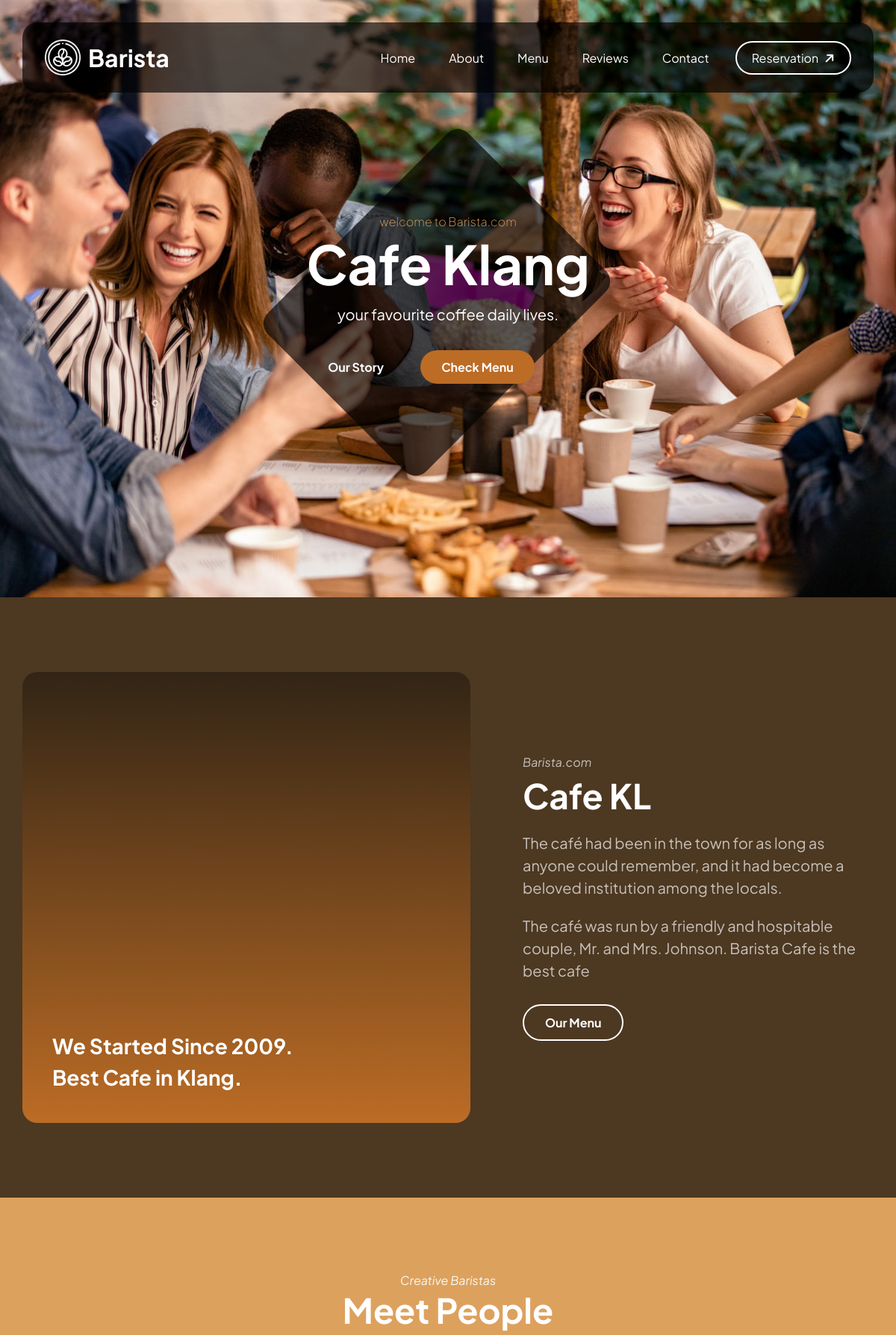
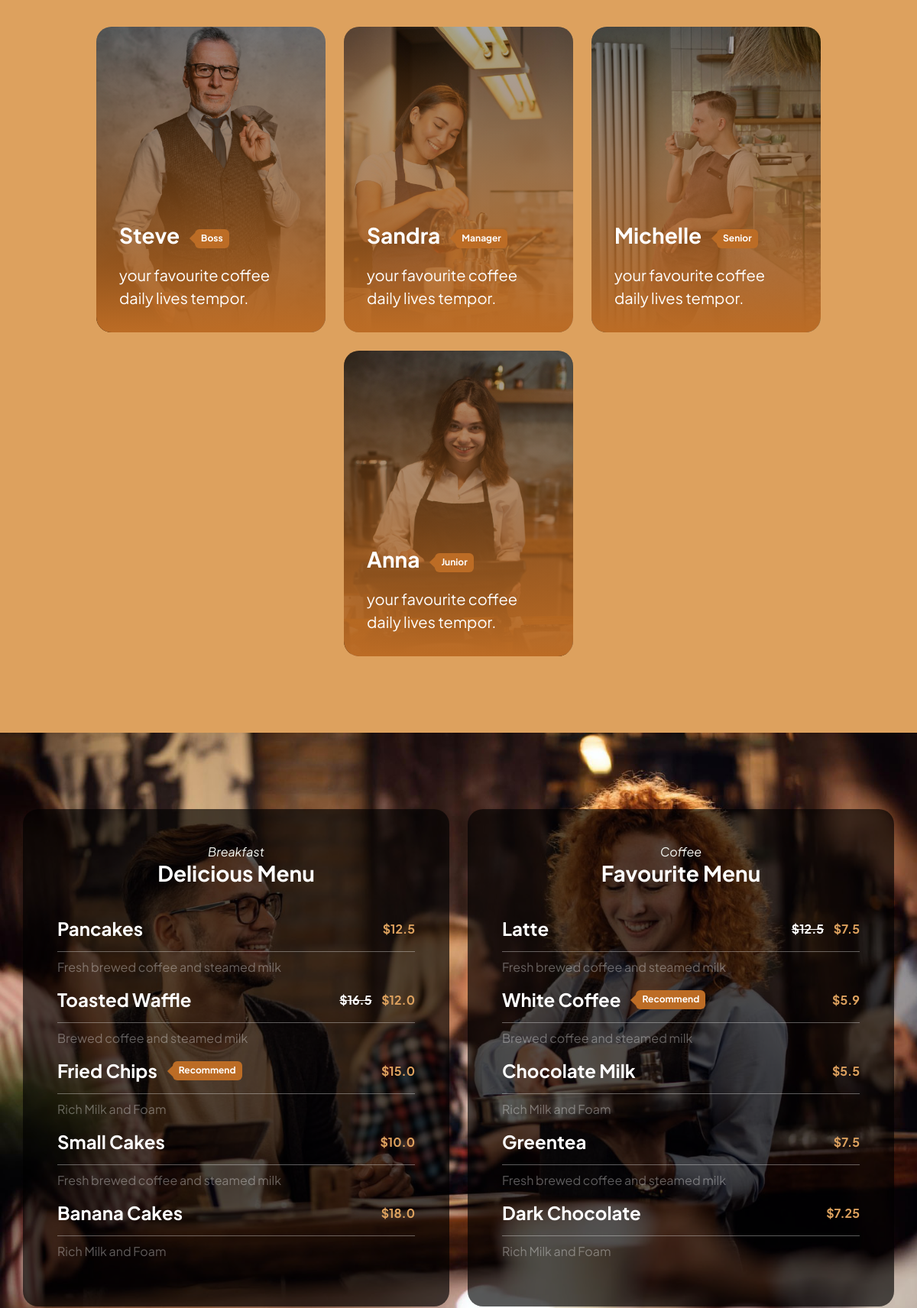
The page / (upper part) on the database its author committed (2 pictures, top to bottom).
### main/models.py (models this page shows, shortened)
class Header(models.Model):
    logo = models.ImageField('Logo', upload_to='images')
    title = models.CharField('Title', max_length=40)
    path1 = models.CharField('Path 1', max_length=40)
    path2 = models.CharField('Path 2', max_length=40)
    path3 = models.CharField('Path 3', max_length=40)
    path4 = models.CharField('Path 4', max_length=40)
    path5 = models.CharField('Path 5', max_length=40)
    path6 = models.CharField('Path 6', max_length=40)
    class Meta:
        verbose_name = 'Header'
        verbose_name_plural = 'Header'

class Home(models.Model):
    background1 = models.ImageField('Background 1', upload_to='images')
    background2 = models.ImageField('Background 2', upload_to='images')
    background3 = models.ImageField('Background 3', upload_to='images')
    subtitle = models.CharField('Subtitle', max_length=50)
    title = models.CharField('Title', max_length=40)
    text = models.CharField('Text', max_length=80)
    button1 = models.CharField('Button 1', max_length=30)
    button2 = models.CharField('Button 2', max_length=30)
    class Meta:
        verbose_name = 'Home'
        verbose_name_plural = 'Home'

class About(models.Model):
    video = models.FileField('Video', upload_to='videos')
    video_title1 = models.CharField('Video Title 1', max_length=30)
    video_title2 = models.CharField('Video Title 2', max_length=30)
    subtitle = models.CharField('Subtitle', max_length=40)
    title = models.CharField('Title', max_length=50)
    text1 = models.TextField('Text 1')
    text2 = models.TextField('Text 2')
    button = models.CharField('Button', max_length=30)
    class Meta:
        verbose_name = 'About'
        verbose_name_plural = 'About'

class Title(models.Model):
    member_subtitle = models.CharField('Member Subtitle', max_length=50)
    member_title = models.CharField('Member title', max_length=40)
    review_subtitle = models.CharField('Review Subtitle', max_length=50)
    review_title = models.CharField('Review title', max_length=40)
    contact_subtitle = models.CharField('Contact Subtitle', max_length=50)
    contact_title = models.CharField('Contact title', max_length=40)
    reservation_subtitle = models.CharField('Reservation Subtitle', max_length=50)
    reservation_title = models.CharField('Reservation title', max_length=40)

class Member(models.Model):
    img = models.ImageField('Image', upload_to='images')
    name = models.CharField('Name', max_length=40)
    position = models.CharField('Position', max_length=30)
    text = models.TextField('Text')

class Menu(models.Model):
    background = models.ImageField('Background', upload_to='images')
    class Meta:
        verbose_name = 'Menu'
        verbose_name_plural = 'Menu'

class MenuCategory(models.Model):
    subtitle = models.CharField('SubTitle', max_length=50)
    title = models.CharField('Title', max_length=40)
    class Meta:
        verbose_name = 'Menu Category'
        verbose_name_plural = 'Menu Category'

class MenuContent(models.Model):
    category = models.ForeignKey(MenuCategory, on_delete=models.CASCADE)
    name = models.CharField('Name', max_length=50)
    recommend = models.BooleanField('Recommend', blank=True)
    price = models.FloatField('Price')
    new_price = models.FloatField('New Price', blank=True, null=True)
    text = models.TextField('Text')

### main/views.py (the view)
# urls.py: path('', index, name='index'),
def index(request):
    home = Home.objects.all()[0]
    about = About.objects.all()[0]
    members = Member.objects.all()
    menu = Menu.objects.all()[0]
    categoires = MenuCategory.objects.all()
    product_by_category = {}
    for category in categoires:
        product_by_category[category] = MenuContent.objects.filter(category=category)
    testimonials = Testimonial.objects.all()
    contact_info = ContactInfo.objects.all()[0]
    if request.method == 'POST':
        form = ContactModelForm(request.POST)
        if form.is_valid():
            Contact.objects.create(**form.cleaned_data)
            return redirect('index')
    else:
        form = ContactModelForm()
    return render(request, 'index.html', context={
        'header':double_content()[0],
        'home':home,
        'about':about,
        'titles':double_content()[1],
        'members':members,
        'menu':menu,
        'product_by_category':product_by_category,
        'testimonials':testimonials,
        'contact_info':contact_info,
        'footer':double_content()[2],
        'open_hours':double_content()[3]
    })

### main/templatetags/custom_tags.py (called while the page is built)
@register.filter
def func(num):
    rating = []
    for i in range(math.floor(num)):
        rating.append(i)
    return rating

### main/views.py (called while the page is built)
def double_content():
    header = Header.objects.all()[0]
    titles = Title.objects.all()[0]
    footer = Footer.objects.all()[0]
    open_hours = OpenHours.objects.all()
    return [header, titles, footer, open_hours]

### main/templates/index.html (shortened to what this page needs)
{% extends 'base.html' %}
{% load custom_tags %}
{% block paths %}
    <ul>
        <li><a href="#home">{{ header.path1 }}</a></li>
        <li><a href="#about">{{ header.path2 }}</a></li>
        <li><a href="#menu">{{ header.path3 }}</a></li>
        <li><a href="#review">{{ header.path4 }}</a></li>
        <li><a href="#contact">{{ header.path5 }}</a></li>
        <button><a href="reservation">{{ header.path6 }} <i class="fa-solid fa-arrow-right"></i></a></button>
    </ul>
{% endblock %}
{% block body %}
    <section id="home">
        <div class="home_content">
            <h6>{{ home.subtitle }}</h6>
            <h1>{{ home.title }}</h1>
            <p>{{ home.text }}</p>
            <div>
                <button><a href="#about">{{ home.button1 }}</a></button>
                <button><a href="#menu">{{ home.button2 }}</a></button>
            </div>
        </div>
    </section>
    <section id="about">
        <div class="about_container">
            <div class="left">
                <video autoplay loop muted poster>
                    <source src={{ about.video.url }} />
                </video>
                <div>
                    <h4>{{ about.video_title1 }}<br />{{ about.video_title2 }}</h4>
                </div>
            </div>
            <div class="right">
                <em>{{ about.subtitle }}</em>
                <h1>{{ about.title }}</h1>
                <p>{{ about.text1 }}</p>
                <br>
                <p>{{ about.text2 }}</p>
                <button><a href="#menu">{{ about.button }}</a></button>
            </div>
        </div>
    </section>
    <section class="members">
        <div class="title">
            <em>{{ titles.member_subtitle }}</em>
            <h1>{{ titles.member_title }}</h1>
        </div>
        <div class="members_container">
            {% for i in members %}
                <div style="background-image: url({{ i.img.url }});" class="members_content">
                    <div class="info">
                        <div>
                            <h2>{{ i.name }}</h2>
                            <span>{{ i.position }}</span>
                        </div>
                        <p>{{ i.text }}</p>
                    </div>
                </div>
            {% endfor %}
        </div>
    </section>
    <section style="background-image: url({{ menu.background.url }});" id="menu">
        <div class="menu_container">
            {% for category, product in product_by_category.items %}
                <div class="menu_content">
                    <div class="title">
                        <em>{{ category.title }}</em>
                        <h1>{{ category.subtitle }}</h1>
                    </div>
                    <ul>
                        {% for i in product %}
                            <li>
                                <div class="info">
                                    {% if i.recommend %}
                                        <div class="recommend">
                                            <h2>{{ i.name }}</h2>
                                            <div>Recommend</div>
                                        </div>
                                    {% else %}
                                        <h2>{{ i.name }}</h2>
                                    {% endif %}
                                    {% if i.new_price %}
                                        <div class="new_price">
                                            <span>${{ i.price }}</span>
                                            <span>${{ i.new_price }}</span>
                                        </div>
                                    {% else %}
                                        <span>${{ i.price }}</span>
                                    {% endif %}
                                </div>
                                <p>{{ i.text }}</p>
                            </li>
                        {% endfor %}
                    </ul>
                </div>
            {% endfor %}
        </div>
    </section>
{% endblock %}

### main/templates/base.html (shortened to what this page needs)
{% load static %}
<!DOCTYPE html>
<html lang="en">
<head>
    <link rel="stylesheet" href="{% static 'css/style.css' %}">
    <link rel="stylesheet" href="{% static 'css/icons.css' %}">
</head>
    <body>
        <header>
            <div class="header_container">
                <div class="header_content">
                    <div>
                        <img src={{ header.logo.url }} alt="logo" />
                        <h1>{{ header.title }}</h1>
                    </div>
                    <nav>
                        {% block paths %}{% endblock %}
                    </nav>
                </div>
            </div>
        </header>
        {% block body %}{% endblock %}
    </body>
</html>

### rows shown on the page
Header: logo (picture), title "Barista", path1 "Home", path2 "About", path3 "Menu", path4 "Reviews", path5 "Contact", path6 "Reservation"
Home: subtitle "welcome to Barista.com", title "Cafe Klang", text "your favourite coffee daily lives.", button1 "Our Story", button2 "Check Menu"
About: video_title1 "We Started Since 2009.", video_title2 "Best Cafe in Klang.", subtitle "Barista.com", title "Cafe KL", text1 "The café had been in the town for as long as anyone could remember, and it had become a beloved institution among the locals.", text2 "The café was run by a friendly and hospitable couple, Mr. and Mrs. Johnson. Barista Cafe is the best cafe", button "Our Menu"
Title: member_subtitle "Creative Baristas", member_title "Meet People"
Member: img (picture), name "Steve", position "Boss", text "your favourite coffee daily lives tempor."
Member: img (picture), name "Sandra", position "Manager", text "your favourite coffee daily lives tempor."
Member: img (picture), name "Michelle", position "Senior", text "your favourite coffee daily lives tempor."
Member: img (picture), name "Anna", position "Junior", text "your favourite coffee daily lives tempor."
Menu: background (picture)
MenuCategory: title "Breakfast", subtitle "Delicious Menu"
MenuContent: name "Pancakes", price "12.5", text "Fresh brewed coffee and steamed milk"
MenuContent: name "Toasted Waffle", price "16.5", new_price "12.0", text "Brewed coffee and steamed milk"
MenuContent: name "Fried Chips", price "15.0", text "Rich Milk and Foam"
MenuContent: name "Small Cakes", price "10.0", text "Fresh brewed coffee and steamed milk"
MenuContent: name "Banana Cakes", price "18.0", text "Rich Milk and Foam"
MenuCategory: title "Coffee", subtitle "Favourite Menu"
MenuContent: name "Latte", price "12.5", new_price "7.5", text "Fresh brewed coffee and steamed milk"
MenuContent: name "White Coffee", price "5.9", text "Brewed coffee and steamed milk"
MenuContent: name "Chocolate Milk", price "5.5", text "Rich Milk and Foam"
MenuContent: name "Greentea", price "7.5", text "Fresh brewed coffee and steamed milk"
MenuContent: name "Dark Chocolate", price "7.25", text "Rich Milk and Foam"
